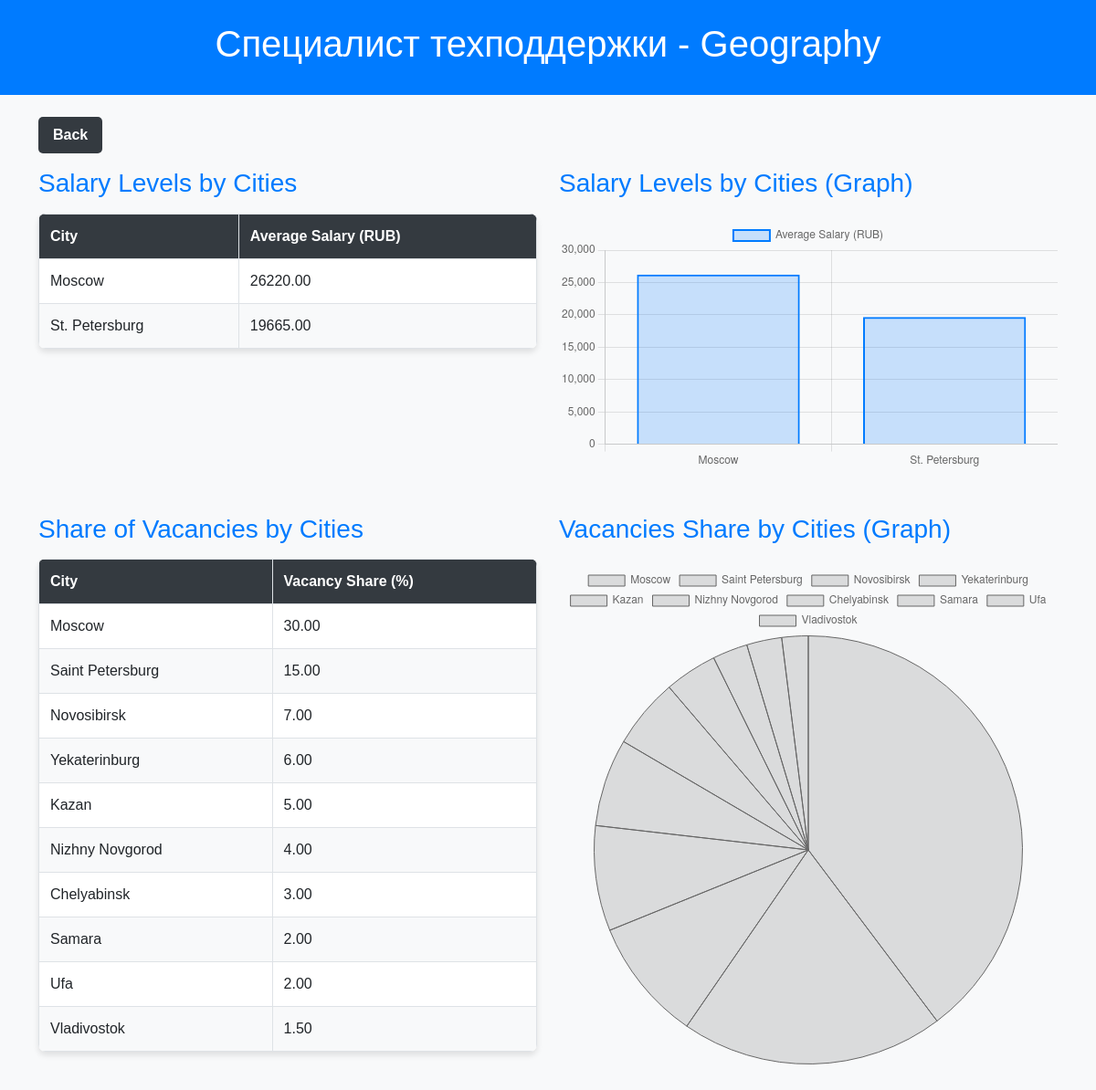
The app's page /profession/1/geography/ with its own data.
### profession/models.py (models this page shows, shortened)
class Profession(models.Model):
    title = models.CharField(max_length=255)
    salary_from = models.DecimalField(max_digits=10, decimal_places=2)
    salary_to = models.DecimalField(max_digits=10, decimal_places=2)
    city = models.CharField(max_length=255)
    key_skills = models.CharField(max_length=255)
    description = models.TextField()
    date_posted = models.DateTimeField()

class SalaryByCity(models.Model):
    profession = models.ForeignKey(Profession, on_delete=models.CASCADE, related_name='salary_by_city')
    city = models.CharField(max_length=255)
    avg_salary = models.DecimalField(max_digits=10, decimal_places=2)
    class Meta:
        ordering = ['-avg_salary']  # Order by descending salary

class VacanciesByCity(models.Model):
    profession = models.ForeignKey(Profession, on_delete=models.CASCADE, related_name='vacancies_by_city')
    city = models.CharField(max_length=255)
    count = models.IntegerField()
    share = models.DecimalField(max_digits=5, decimal_places=2)  # Percentage share of vacancies
    class Meta:
        ordering = ['-share']  # Order by descending share

### profession/views.py (the view)
# urls.py: path('profession/<int:profession_id>/geography/', views.geography, name='geography'),
def geography(request, profession_id):
    profession = Profession.objects.get(id=profession_id)
    salary_by_city = SalaryByCity.objects.filter(profession=profession).order_by('-avg_salary')
    vacancies_by_city = VacanciesByCity.objects.filter(profession=profession).order_by('-share')
    context = {
        'profession': profession,
        'salary_by_city': salary_by_city,
        'vacancies_by_city': vacancies_by_city,
    }
    return render(request, 'profession/geography.html', context)

### profession/templates/profession/geography.html (shortened to what this page needs)
<!DOCTYPE html>
<html lang="en">
<head>
  <link href="https://cdn.jsdelivr.net/npm/bootstrap@5.3.0/dist/css/bootstrap.min.css" rel="stylesheet">
</head>
<body>
  <header>
    <h1>{{ profession.title }} - Geography</h1>
  </header>
  <div class="container">
    <div class="mb-3">
      <a href="javascript:history.back()" class="btn-back">Back</a>
    </div>
    <div class="row">
      <div class="col-md-6">
        <h3>Salary Levels by Cities</h3>
        <table>
          <thead>
            <tr>
              <th>City</th>
              <th>Average Salary (RUB)</th>
            </tr>
          </thead>
          <tbody>
            {% for item in salary_by_city %}
              <tr>
                <td>{{ item.city }}</td>
                <td>{{ item.avg_salary|floatformat:2 }}</td>
              </tr>
            {% endfor %}
          </tbody>
        </table>
      </div>
      <div class="col-md-6">
        <h3>Salary Levels by Cities (Graph)</h3>
        <canvas id="salaryChart"></canvas>
      </div>
    </div>
    <div class="row mt-5">
      <div class="col-md-6">
        <h3>Share of Vacancies by Cities</h3>
        <table>
          <thead>
            <tr>
              <th>City</th>
              <th>Vacancy Share (%)</th>
            </tr>
          </thead>
          <tbody>
            {% for item in vacancies_by_city %}
              <tr>
                <td>{{ item.city }}</td>
                <td>{{ item.share|floatformat:2 }}</td>
              </tr>
            {% endfor %}
          </tbody>
        </table>
      </div>
      <div class="col-md-6">
        <h3>Vacancies Share by Cities (Graph)</h3>
        <canvas id="vacanciesChart"></canvas>
      </div>
    </div>
  </div>
  <script>
    // Data for the Salary by Cities Chart
    var salaryData = {
      labels: [{% for item in salary_by_city %}'{{ item.city }}',{% endfor %}],
      datasets: [{
        label: 'Average Salary (RUB)',
        data: [{% for item in salary_by_city %}{{ item.avg_salary|floatformat:2 }},{% endfor %}],
        borderColor: 'rgba(0, 123, 255, 1)',
        backgroundColor: 'rgba(0, 123, 255, 0.2)',
        borderWidth: 2
      }]
    };
    // Configuration for the Salary by Cities Chart
    var salaryConfig = {
      type: 'bar',
      data: salaryData,
      options: {
        scales: {
          y: {
            beginAtZero: true
          }
        }
      }
    };
    // Render the Salary by Cities Chart
    var salaryChart = new Chart(document.getElementById('salaryChart'), salaryConfig);
    // Data for the Vacancies Share by Cities Chart
    var vacanciesData = {
      labels: [{% for item in vacancies_by_city %}'{{ item.city }}',{% endfor %}],
      datasets: [{
        label: 'Vacancy Share (%)',
        data: [{% for item in vacancies_by_city %}{{ item.share|floatformat:2 }},{% endfor %}],
        borderColor: 'rgba(102, 102, 102, 1)',
        backgroundColor: 'rgba(102, 102, 102, 0.2)',
        borderWidth: 1
      }]
    };
    // Configuration for the Vacancies Share by Cities Chart
    var vacanciesConfig = {
      type: 'pie',
      data: vacanciesData,
      options: {
        responsive: true
      }
    };
    // Render the Vacancies Share by Cities Chart
    var vacanciesChart = new Chart(document.getElementById('vacanciesChart'), vacanciesConfig);
  </script>
</body>
</html>

### profession/templates/profession/geography.html (style rules this page uses)
body { font-family: Arial, sans-serif; background-color: #f8f9fa; }
header { background-color: #007bff; color: white; text-align: center; padding: 1.5rem 0; margin-bottom: 1.5rem; }
.btn-back { background-color: #343a40; color: white; padding: 0.5rem 1rem; text-decoration: none; border-radius: 5px; font-weight: bold; display: inline-block; }
h3 { color: #007bff; margin-bottom: 1rem; }
table { width: 100%; border-collapse: collapse; margin-top: 1rem; background-color: white; box-shadow: 0 4px 6px rgba(0, 0, 0, 0.1); border-radius: 8px; overflow: hidden; }
table th, table td { text-align: left; padding: 0.75rem; border: 1px solid #dee2e6; }
table th { background-color: #343a40; color: white; }
table tbody tr:nth-child(even) { background-color: #f8f9fa; }
canvas { margin-top: 1.5rem; }
.row { margin-bottom: 2rem; }

### records on screen
Profession: title "Специалист техподдержки"
SalaryByCity: city "Moscow", avg_salary "26220.00"
SalaryByCity: city "St. Petersburg", avg_salary "19665.00"
VacanciesByCity: city "Moscow", share "30.00"
VacanciesByCity: city "Saint Petersburg", share "15.00"
VacanciesByCity: city "Novosibirsk", share "7.00"
VacanciesByCity: city "Yekaterinburg", share "6.00"
VacanciesByCity: city "Kazan", share "5.00"
VacanciesByCity: city "Nizhny Novgorod", share "4.00"
VacanciesByCity: city "Chelyabinsk", share "3.00"
VacanciesByCity: city "Samara", share "2.00"
VacanciesByCity: city "Ufa", share "2.00"
VacanciesByCity: city "Vladivostok", share "1.50"

### other values on screen
chart data {{ item.city }} Moscow, St. Petersburg
chart data {{ item.avg_salary|floatformat:2 }} 26220.00, 19665.00
chart data {{ item.city }} Moscow, Saint Petersburg, Novosibirsk, Yekaterinburg, Kazan, Nizhny Novgorod, Chelyabinsk, Samara, Ufa, Vladivostok
chart data {{ item.share|floatformat:2 }} 30.00, 15.00, 7.00, 6.00, 5.00, 4.00, 3.00, 2.00, 2.00, 1.50
